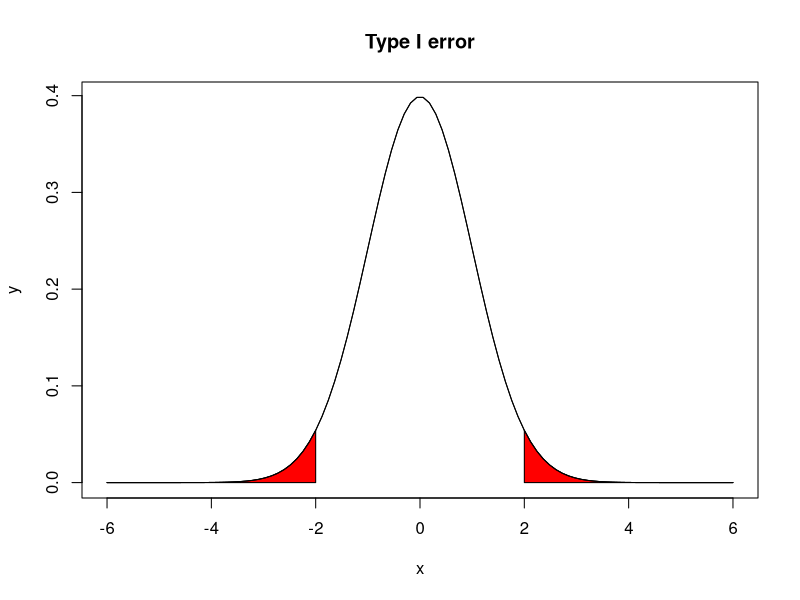
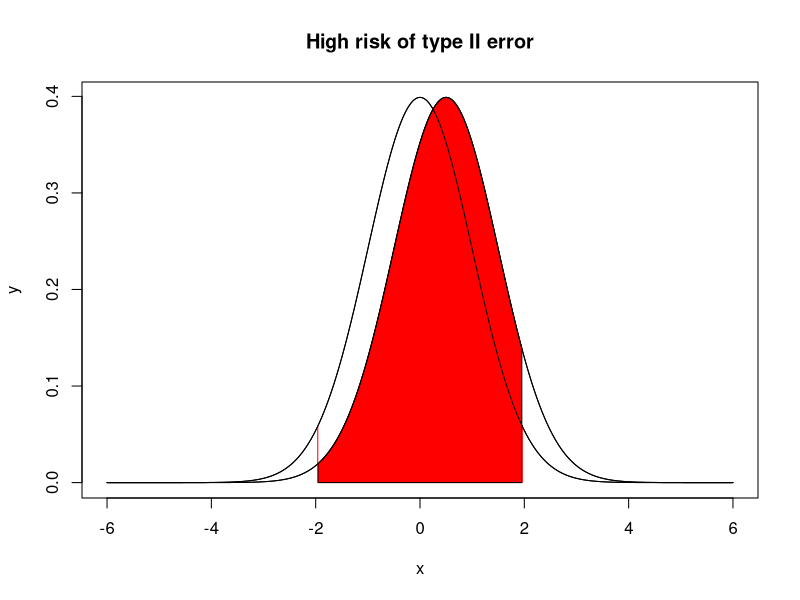
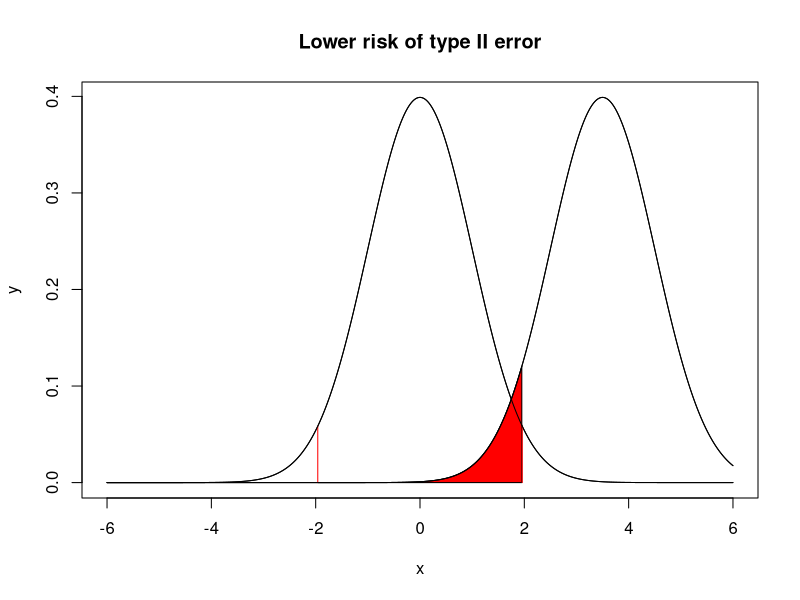
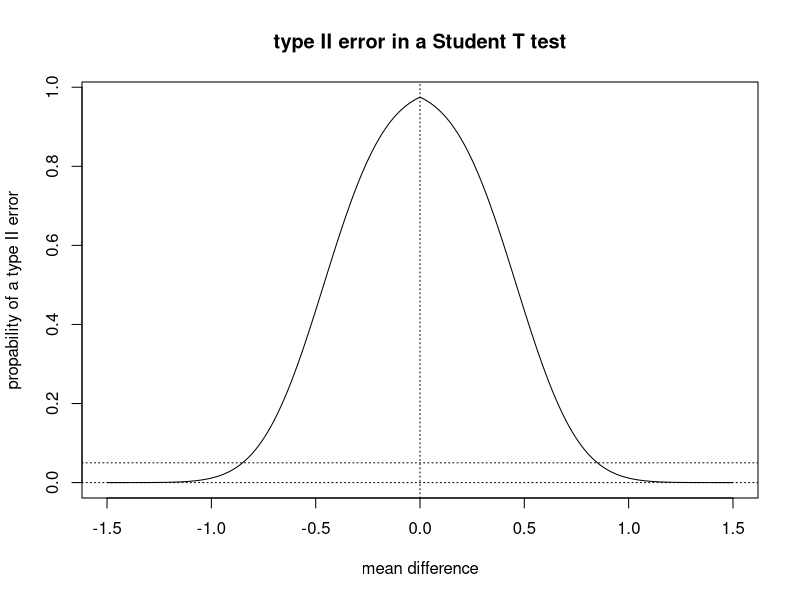
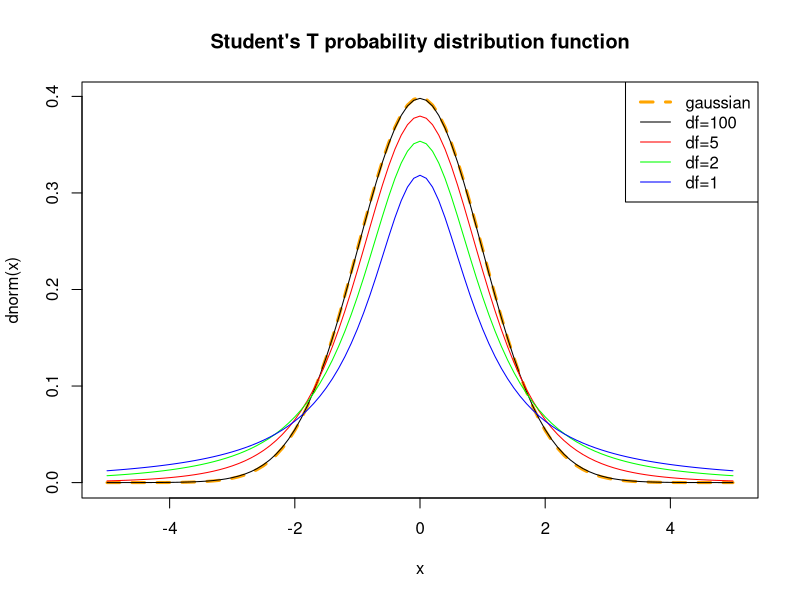

The R source for these figures, in order:
#File saving and loading directory####


setwd("F:/R Programming/Statistical Test")


##H0 (null hypothesis) and H1 (alternative hypothesis)####
#Type I error
colorie <- function (x, y1, y2, N=1000, ...) {
  for (t in (0:N)/N) {
    lines(x, t*y1+(1-t)*y2, ...)
  }
}
# No, there is already a function to do this
colorie <- function (x, y1, y2, ...) {
  polygon( c(x, x[length(x):1]), c(y1, y2[length(y2):1]), ... )
}
x <- seq(-6,6, length=100)
y <- dnorm(x)
plot(y~x, type='l')
i = x<qnorm(.025)
colorie(x[i],y[i],rep(0,sum(i)) ,col='red')
i = x>qnorm(.975)
colorie(x[i],y[i],rep(0,sum(i)) ,col='red')
lines(y~x)
title(main="Type I error")




#p-value####
#Type II error
x <- seq(-6,6, length=1000)
y <- dnorm(x)
plot(y~x, type='l')
y2 <- dnorm(x-.5)
lines(y2~x)
i <- x>qnorm(.025) & x<qnorm(.975)
colorie(x[i],y2[i],rep(0,sum(i)), col='red')
segments( qnorm(.025),0,qnorm(.025),dnorm(qnorm(.025)), col='red' )
segments( qnorm(.975),0,qnorm(.975),dnorm(qnorm(.975)), col='red' )
lines(y~x)
lines(y2~x)
title(main="High risk of type II error")





x <- seq(-6,6, length=1000)
y <- dnorm(x)
plot(y~x, type='l')
y2 <- dnorm(x-3.5)
lines(y2~x)
i <- x>qnorm(.025) & x<qnorm(.975)
colorie(x[i],y2[i],rep(0,sum(i)), col='red')
segments( qnorm(.025),0,qnorm(.025),dnorm(qnorm(.025)), col='red' )
segments( qnorm(.975),0,qnorm(.975),dnorm(qnorm(.975)), col='red' )
lines(y~x)
lines(y2~x)
title(main="Lower risk of type II error")




delta <- seq(-1.5, 1.5, length=500)
p <- NULL
for (d in delta) {
  p <- append(p, 
              power.t.test(delta=abs(d), sd=1, sig.level=0.05, n=20,
                           type='one.sample')$power)
}
plot(1-p~delta, type='l',
     xlab='mean difference', ylab="propability of a type II error",
     main="type II error in a Student T test")
abline(h=0,lty=3)
abline(h=0.05,lty=3)
abline(v=0,lty=3)




curve(dnorm(x), from=-5, to=5, add=F, col="orange", lwd=3, lty=2)  
curve(dt(x,100), from=-5, to=5, add=T, col=par('fg'))  
curve(dt(x,5),  from=-5, to=5, add=T, col="red")  
curve(dt(x,2),  from=-5, to=5, add=T, col="green")  
curve(dt(x,1),  from=-5, to=5, add=T, col="blue")  
legend(par('usr')[2], par('usr')[4], xjust=1,
       c('gaussian', 'df=100', 'df=5', 'df=2', 'df=1'),
       col=c('orange', par('fg'), 'red', 'green', 'blue'),
       lwd=c(3,1,1,1,1),
       lty=c(2,1,1,1,1))
title(main="Student's T probability distribution function")





















































